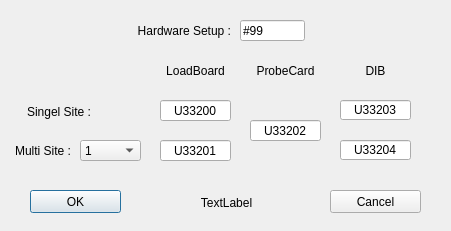
<?xml version="1.0" encoding="UTF-8"?>
<ui version="4.0">
 <class>NewHardwareWizard</class>
 <widget class="QDialog" name="NewHardwareWizard">
  <property name="geometry">
   <rect>
    <x>0</x>
    <y>0</y>
    <width>451</width>
    <height>231</height>
   </rect>
  </property>
  <property name="minimumSize">
   <size>
    <width>451</width>
    <height>231</height>
   </size>
  </property>
  <property name="maximumSize">
   <size>
    <width>451</width>
    <height>231</height>
   </size>
  </property>
  <property name="windowTitle">
   <string>Dialog</string>
  </property>
  <widget class="QComboBox" name="Parallelism">
   <property name="geometry">
    <rect>
     <x>80</x>
     <y>140</y>
     <width>61</width>
     <height>21</height>
    </rect>
   </property>
   <property name="maxVisibleItems">
    <number>16</number>
   </property>
   <item>
    <property name="text">
     <string>1</string>
    </property>
   </item>
   <item>
    <property name="text">
     <string>2</string>
    </property>
   </item>
   <item>
    <property name="text">
     <string>3</string>
    </property>
   </item>
   <item>
    <property name="text">
     <string>4</string>
    </property>
   </item>
   <item>
    <property name="text">
     <string>5</string>
    </property>
   </item>
   <item>
    <property name="text">
     <string>6</string>
    </property>
   </item>
   <item>
    <property name="text">
     <string>7</string>
    </property>
   </item>
   <item>
    <property name="text">
     <string>8</string>
    </property>
   </item>
   <item>
    <property name="text">
     <string>9</string>
    </property>
   </item>
   <item>
    <property name="text">
     <string>10</string>
    </property>
   </item>
   <item>
    <property name="text">
     <string>11</string>
    </property>
   </item>
   <item>
    <property name="text">
     <string>12</string>
    </property>
   </item>
   <item>
    <property name="text">
     <string>13</string>
    </property>
   </item>
   <item>
    <property name="text">
     <string>14</string>
    </property>
   </item>
   <item>
    <property name="text">
     <string>15</string>
    </property>
   </item>
   <item>
    <property name="text">
     <string>16</string>
    </property>
   </item>
  </widget>
  <widget class="QLabel" name="label">
   <property name="geometry">
    <rect>
     <x>0</x>
     <y>140</y>
     <width>71</width>
     <height>21</height>
    </rect>
   </property>
   <property name="toolTip">
    <string>(Multi Site)</string>
   </property>
   <property name="text">
    <string>Multi Site :</string>
   </property>
   <property name="alignment">
    <set>Qt::AlignRight|Qt::AlignTrailing|Qt::AlignVCenter</set>
   </property>
  </widget>
  <widget class="QLabel" name="label_2">
   <property name="geometry">
    <rect>
     <x>20</x>
     <y>101</y>
     <width>71</width>
     <height>21</height>
    </rect>
   </property>
   <property name="toolTip">
    <string>(Single Site)</string>
   </property>
   <property name="text">
    <string>Singel Site :</string>
   </property>
   <property name="alignment">
    <set>Qt::AlignRight|Qt::AlignTrailing|Qt::AlignVCenter</set>
   </property>
  </widget>
  <widget class="QLabel" name="label_3">
   <property name="geometry">
    <rect>
     <x>60</x>
     <y>20</y>
     <width>171</width>
     <height>21</height>
    </rect>
   </property>
   <property name="text">
    <string>Hardware Setup :</string>
   </property>
   <property name="alignment">
    <set>Qt::AlignRight|Qt::AlignTrailing|Qt::AlignVCenter</set>
   </property>
  </widget>
  <widget class="QLineEdit" name="MultiSiteLoadboard">
   <property name="geometry">
    <rect>
     <x>160</x>
     <y>140</y>
     <width>71</width>
     <height>21</height>
    </rect>
   </property>
   <property name="text">
    <string>U33201</string>
   </property>
   <property name="alignment">
    <set>Qt::AlignCenter</set>
   </property>
  </widget>
  <widget class="QLabel" name="label_4">
   <property name="geometry">
    <rect>
     <x>150</x>
     <y>60</y>
     <width>91</width>
     <height>21</height>
    </rect>
   </property>
   <property name="text">
    <string>LoadBoard</string>
   </property>
   <property name="alignment">
    <set>Qt::AlignCenter</set>
   </property>
  </widget>
  <widget class="QLineEdit" name="SingleSiteLoadboard">
   <property name="geometry">
    <rect>
     <x>160</x>
     <y>100</y>
     <width>71</width>
     <height>21</height>
    </rect>
   </property>
   <property name="text">
    <string>U33200</string>
   </property>
   <property name="alignment">
    <set>Qt::AlignCenter</set>
   </property>
  </widget>
  <widget class="QLineEdit" name="ProbeCard">
   <property name="geometry">
    <rect>
     <x>250</x>
     <y>120</y>
     <width>71</width>
     <height>21</height>
    </rect>
   </property>
   <property name="text">
    <string>U33202</string>
   </property>
   <property name="alignment">
    <set>Qt::AlignCenter</set>
   </property>
  </widget>
  <widget class="QLineEdit" name="SingleSiteDIB">
   <property name="geometry">
    <rect>
     <x>340</x>
     <y>100</y>
     <width>71</width>
     <height>20</height>
    </rect>
   </property>
   <property name="text">
    <string>U33203</string>
   </property>
   <property name="alignment">
    <set>Qt::AlignCenter</set>
   </property>
  </widget>
  <widget class="QLineEdit" name="MultiSiteDIB">
   <property name="geometry">
    <rect>
     <x>340</x>
     <y>140</y>
     <width>71</width>
     <height>20</height>
    </rect>
   </property>
   <property name="text">
    <string>U33204</string>
   </property>
   <property name="alignment">
    <set>Qt::AlignCenter</set>
   </property>
  </widget>
  <widget class="QLabel" name="label_7">
   <property name="geometry">
    <rect>
     <x>240</x>
     <y>60</y>
     <width>91</width>
     <height>21</height>
    </rect>
   </property>
   <property name="text">
    <string>ProbeCard</string>
   </property>
   <property name="alignment">
    <set>Qt::AlignCenter</set>
   </property>
  </widget>
  <widget class="QLabel" name="label_8">
   <property name="geometry">
    <rect>
     <x>330</x>
     <y>60</y>
     <width>91</width>
     <height>21</height>
    </rect>
   </property>
   <property name="text">
    <string>DIB</string>
   </property>
   <property name="alignment">
    <set>Qt::AlignCenter</set>
   </property>
  </widget>
  <widget class="QPushButton" name="OKButton">
   <property name="geometry">
    <rect>
     <x>30</x>
     <y>190</y>
     <width>91</width>
     <height>23</height>
    </rect>
   </property>
   <property name="text">
    <string>OK</string>
   </property>
  </widget>
  <widget class="QPushButton" name="CancelButton">
   <property name="geometry">
    <rect>
     <x>330</x>
     <y>190</y>
     <width>91</width>
     <height>23</height>
    </rect>
   </property>
   <property name="text">
    <string>Cancel</string>
   </property>
  </widget>
  <widget class="QLabel" name="Feedback">
   <property name="geometry">
    <rect>
     <x>126</x>
     <y>192</y>
     <width>201</width>
     <height>21</height>
    </rect>
   </property>
   <property name="text">
    <string>TextLabel</string>
   </property>
   <property name="alignment">
    <set>Qt::AlignCenter</set>
   </property>
  </widget>
  <widget class="QLineEdit" name="HardwareSetup">
   <property name="geometry">
    <rect>
     <x>240</x>
     <y>20</y>
     <width>65</width>
     <height>21</height>
    </rect>
   </property>
   <property name="minimumSize">
    <size>
     <width>65</width>
     <height>0</height>
    </size>
   </property>
   <property name="maximumSize">
    <size>
     <width>65</width>
     <height>16777215</height>
    </size>
   </property>
   <property name="text">
    <string>#99</string>
   </property>
  </widget>
 </widget>
 <resources/>
 <connections/>
</ui>
